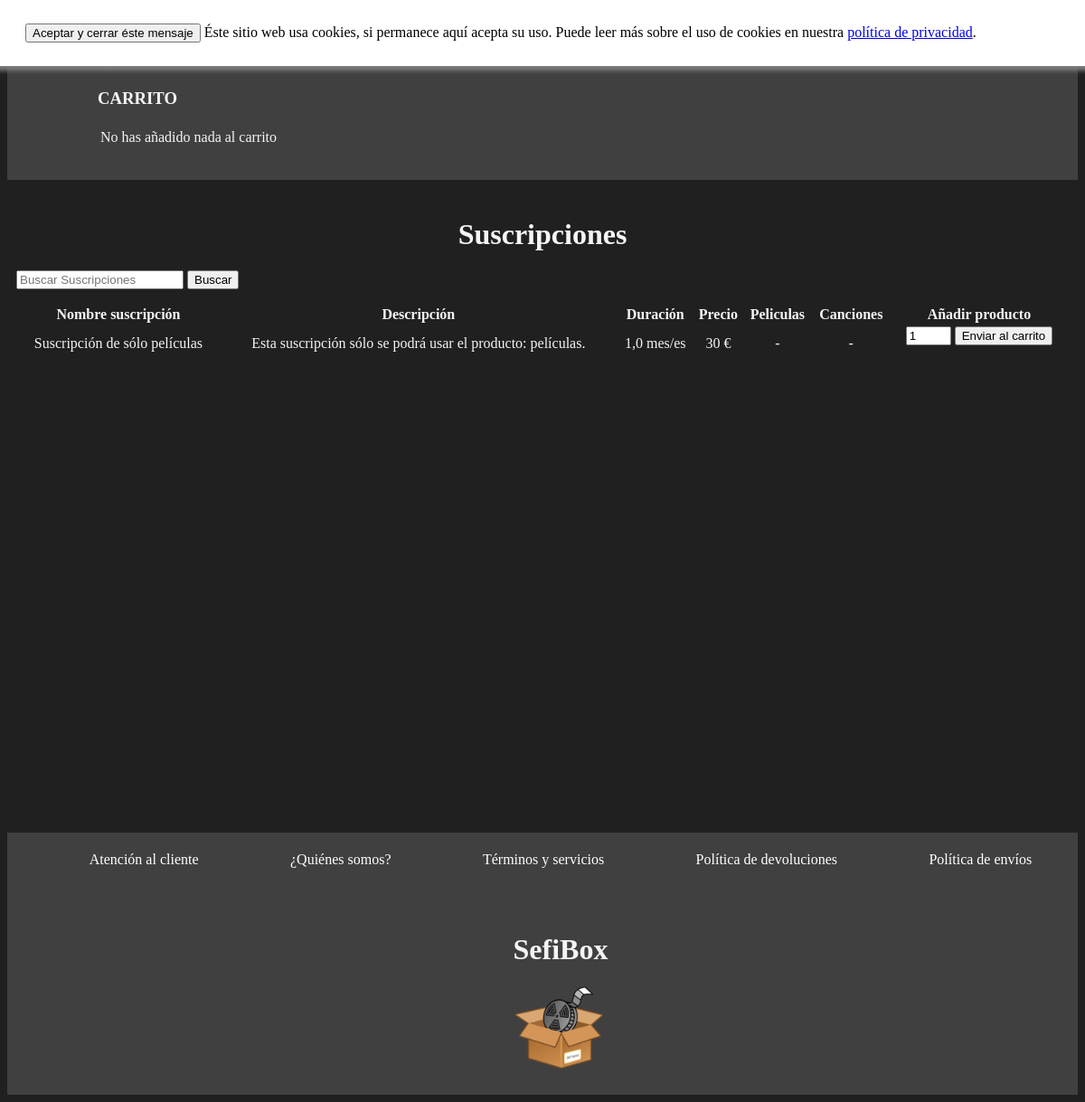
Before: /suscripciones/ with the older database file.
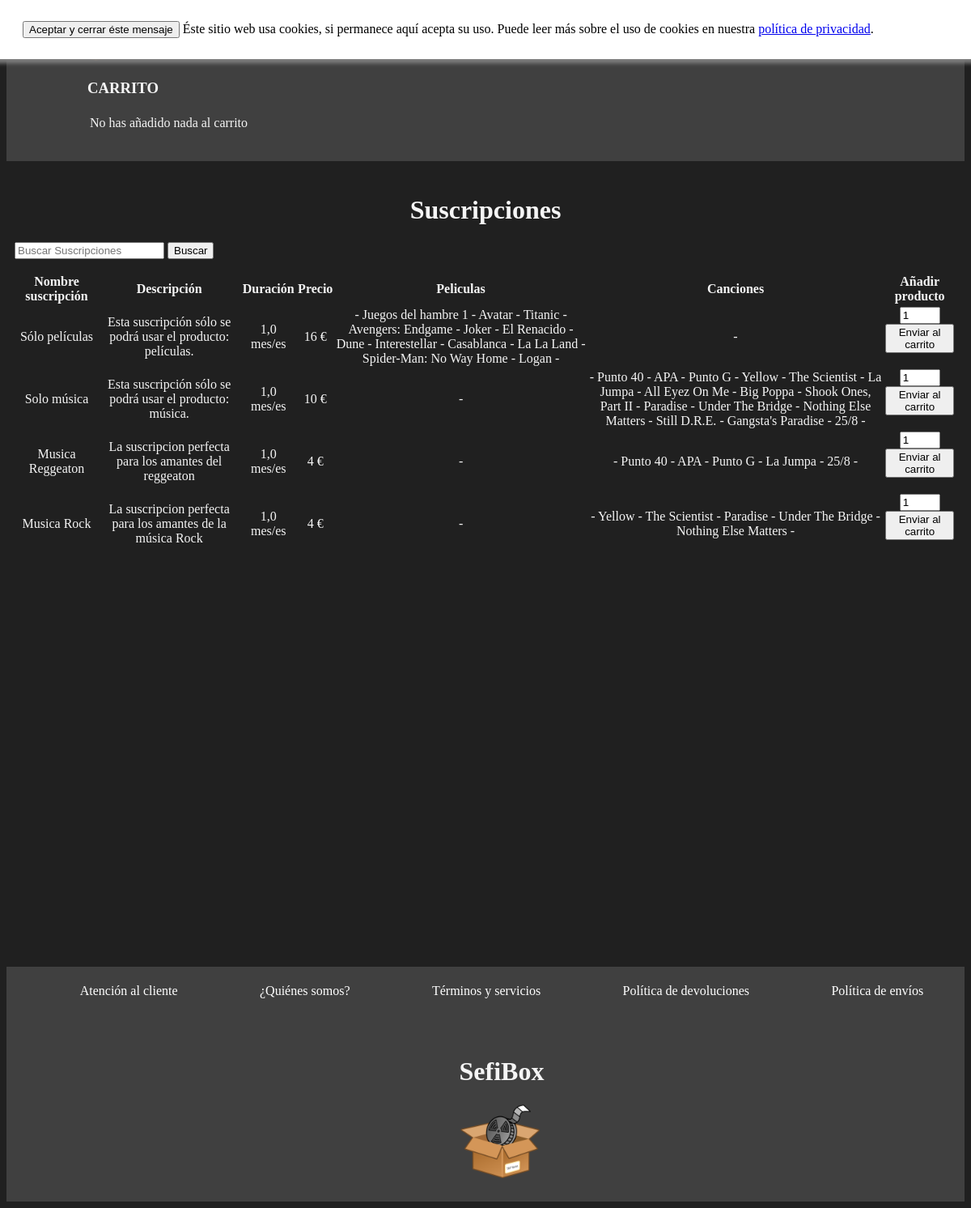
After: the same page with the newer database file.
### productos/models.py (models this page shows, shortened)
class Suscripciones(models.Model):
    name = models.CharField(max_length=200) #creo una tabla llamada Project
    description = models.TextField()
    duracion = models.FloatField(default=1.0) #Duración en meses
    precio = models.IntegerField()
    peliculas = models.ManyToManyField(Peliculas, blank=True)
    canciones = models.ManyToManyField(Musica, blank=True)

class Peliculas(models.Model):
    name = models.CharField(max_length=200) #creo una tabla llamada Project
    description = models.TextField()
    director = models.CharField(max_length=200)
    añoSalida = models.DateTimeField()
    duration = models.DurationField()
    categoria = models.CharField(max_length=200)
    imagen = ImageField(upload_to="static/", default="anything")

class Musica(models.Model):
    name = models.CharField(max_length=200) #creo una tabla llamada Project
    autor = models.CharField(max_length=200)
    duracion = models.DurationField()
    fecha = models.DateTimeField()
    genero = models.CharField(max_length=200)
    imagen = ImageField(upload_to="static/")

### productos/views.py (the view)
# urls.py: path('suscripciones/', views.suscripcion, name='suscripciones'),
def suscripcion(request):
    suscripcion = Suscripciones.objects.all()
    return render(request, 'suscripciones.html', {'suscripciones' : suscripcion})

### productos/context_processor.py (called while the page is built)
def total_carrito(request):
    total = 0
    if "carrito" in request.session.keys():
        for key, value in request.session["carrito"].items():
            total += int(value["precio_unitario"])*int(value["cantidad"])
    return {"total_carrito": total}

### productos/templates/suscripciones.html (shortened to what this page needs)
{% extends 'layouts/base.html' %}
{% load static %}
{% block content %}
    <h1 style="text-align:center">Suscripciones</h1>
    <div>
        <div>
            <form action="{% url 'buscar_suscripcion' %}" method="get">
                <input type="text" name="q" placeholder="Buscar Suscripciones">
                <button type="submit">Buscar</button>
            </form>
            <body onload="makeTableScroll()">
                <div class="scrollingTable">
                    <table id="myTable">
                        <thead>
                            <tr>
                                <th scope="col">
                                    Nombre suscripción
                                </th>
                                <th scope="col">
                                    Descripción
                                </th>
                                <th scope="col">
                                    Duración
                                </th>
                                <th scope="col">
                                    Precio
                                </th>
                                <th scope="col">
                                    Peliculas
                                </th>
                                <th scope="col">
                                    Canciones
                                </th>
                                <th scope="col">
                                    Añadir producto
                                </th>
                            </tr>
                        </thead>
                        {% for suscripcion in suscripciones %}
                            <tr align="center">
                                <td>
                                    {{suscripcion.name}}
                                </td>
                                <td>
                                    {{suscripcion.description}}
                                </td>
                                <td>
                                    {{suscripcion.duracion}} mes/es
                                </td>
                                <td>
                                    {{suscripcion.precio}} €
                                </td>
                                <td>
                                    -
                                    {%for pelicula in suscripcion.peliculas.all%}
                                        {{pelicula.name}} -
                                    {%endfor%}
                                </td>
                                <td>
                                    -
                                    {%for cancion in suscripcion.canciones.all%}
                                        {{cancion.name}} -
                                    {%endfor%}
                                </td>
                                <td>
                                    <form action="{% url 'Add' suscripcion.id %}" method="get">
                                        <input type="number" name="quantity" min="1" value="1" style="width: 50px;">
                                        <button type="submit">Enviar al carrito</button>
                                    </form>
                                </td>
                            </tr>
                        {% endfor %}
                    </table>
                </div>
            </body>
        </div>
    </div>
<div style="min-height: 500px;"></div>
{% endblock %}

Changed rows visible on the page:
changed Suscripciones "Esta suscripción sólo se podrá usar el producto: películas.": gains Peliculas (name "Juegos del hambre 1"); name "Suscripción de sólo películas" → "Sólo películas"; precio "30" → "16"
added Peliculas: name "Avatar", shown under Suscripciones "Esta suscripción sólo se podrá usar el producto: películas."
added Peliculas: name "Titanic", shown under Suscripciones "Esta suscripción sólo se podrá usar el producto: películas."
added Peliculas: name "Avengers: Endgame", shown under Suscripciones "Esta suscripción sólo se podrá usar el producto: películas."
added Peliculas: name "Joker", shown under Suscripciones "Esta suscripción sólo se podrá usar el producto: películas."
added Peliculas: name "El Renacido", shown under Suscripciones "Esta suscripción sólo se podrá usar el producto: películas."
added Peliculas: name "Dune", shown under Suscripciones "Esta suscripción sólo se podrá usar el producto: películas."
added Peliculas: name "Interestellar", shown under Suscripciones "Esta suscripción sólo se podrá usar el producto: películas."
added Peliculas: name "Casablanca", shown under Suscripciones "Esta suscripción sólo se podrá usar el producto: películas."
added Peliculas: name "La La Land", shown under Suscripciones "Esta suscripción sólo se podrá usar el producto: películas."
added Peliculas: name "Spider-Man: No Way Home", shown under Suscripciones "Esta suscripción sólo se podrá usar el producto: películas."
added Peliculas: name "Logan", shown under Suscripciones "Esta suscripción sólo se podrá usar el producto: películas."
added Suscripciones: name "Solo música", description "Esta suscripción sólo se podrá usar el producto: música.", duracion "1,0", precio "10"
now on this page (row edited): Musica: name "Punto 40"
now on this page (row edited): Musica: name "APA"
added Musica: name "Punto G"
added Musica: name "Yellow"
added Musica: name "The Scientist"
added Musica: name "La Jumpa"
added Musica: name "All Eyez On Me", shown under "Solo música"
added Musica: name "Big Poppa", shown under "Solo música"
added Musica: name "Shook Ones, Part II", shown under "Solo música"
added Musica: name "Paradise"
added Musica: name "Under The Bridge"
added Musica: name "Nothing Else Matters"
added Musica: name "Still D.R.E.", shown under "Solo música"
added Musica: name "Gangsta's Paradise", shown under "Solo música"
added Musica: name "25/8"
added Suscripciones: name "Musica Reggeaton", description "La suscripcion perfecta para los amantes del reggeaton", duracion "1,0", precio "4"
added Suscripciones: name "Musica Rock", description "La suscripcion perfecta para los amantes de la música Rock", duracion "1,0", precio "4"
